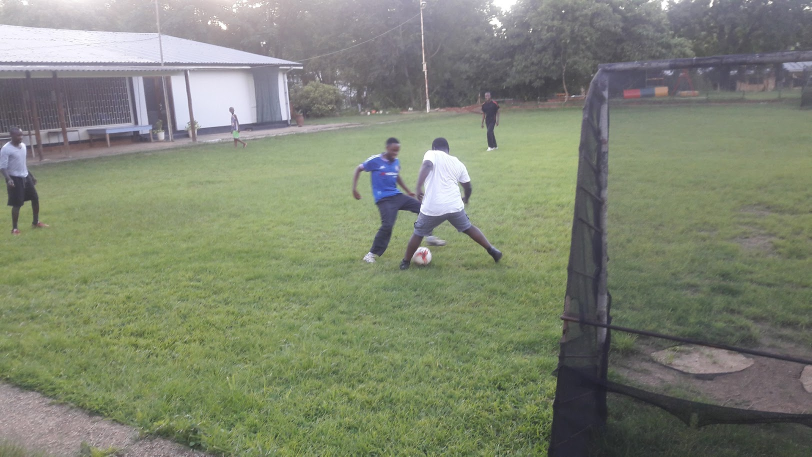
#> input picture OpenCV/Lect 1/1.jpg, 1623 x 913 px (shown at 1/2 size)
$ python img_processing.py
#> lines starting #> are read from the running program, lines starting #| are printed output that depends on the picture
import cv2

img = cv2.imread('1.jpg')
#> img is the input picture: shape (913, 1623, 3); mean B, G, R 114.5, 133.4, 127.4
# image processing
resized = cv2.resize(img, (640, 480))
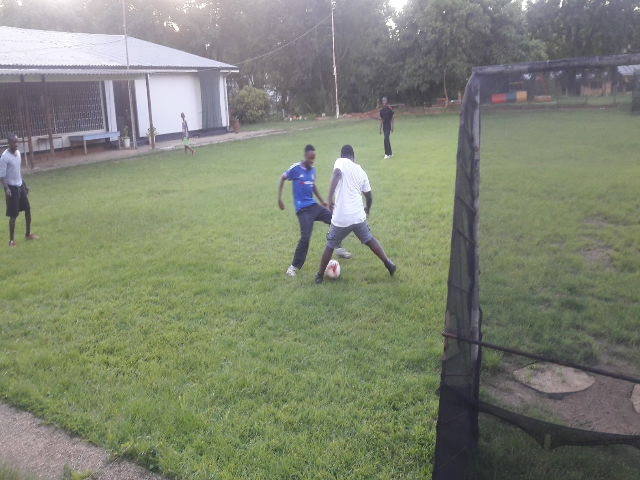
#> resized: shape (480, 640, 3); mean B, G, R 114.4, 133.3, 127.2
grey = cv2.cvtColor(img, cv2.COLOR_BGR2GRAY)
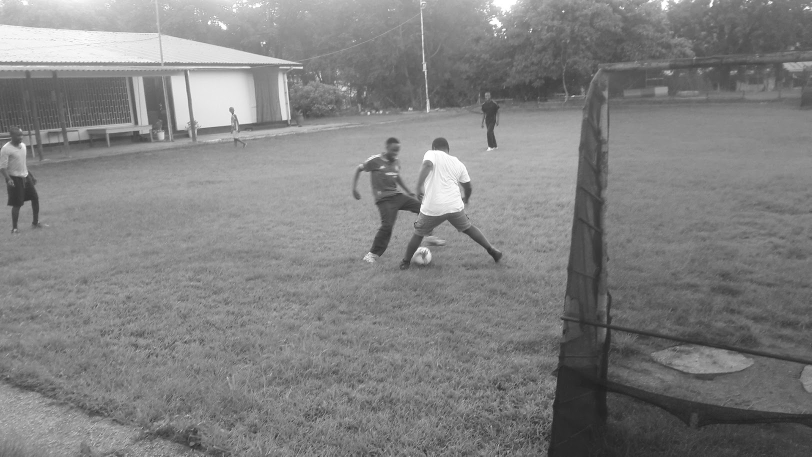
#> grey: shape (913, 1623) (shown at 1/2 size); min 4, max 255, mean 129.5
blurred = cv2.GaussianBlur(img, (5, 5), 0)
edge = cv2.Canny(img, 50, 150)
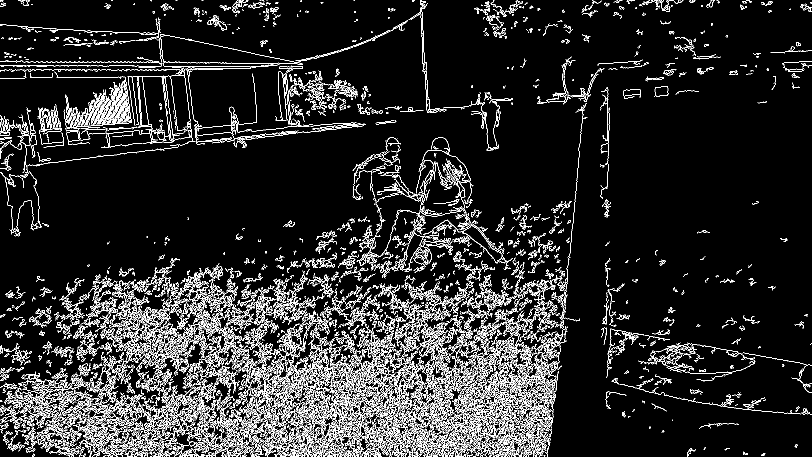
#> edge: shape (913, 1623) (shown at 1/2 size); 10.3% white in thin lines or dots
# show the images
cv2.imshow('resized', resized)
cv2.imshow('grey', grey)
cv2.imshow('blurred', blurred)
cv2.imshow('edge', edge)
cv2.waitKey(0)
cv2.destroyAllWindows()
